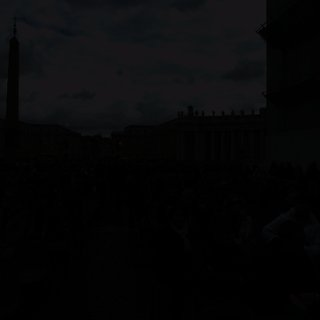
%> input picture Matlab_App/dark.jpg, 320 x 320 px
$ octave --eval "isNoisy('../Matlab_App/dark.jpg');"   (GNU Octave 9; MATLAB toolbox functions it lacks are replaced by stand-ins)
%> lines starting %> are read from the running program, lines starting %| are printed output that depends on the picture
### python_bot-master/noise_level_estimation/NoiseLevel.m
% NoiseLevel estimates noise level of input single noisy image.
%
% [nlevel th num] = NoiseLevel(img,patchsize,decim,conf,itr)
%
%Output parameters
% nlevel: estimated noise levels.
% th: threshold to extract weak texture patches at the last iteration.
% num: number of extracted weak texture patches at the last iteration.
%
% The dimension output parameters is same to channels of the input image.
%
%
%Input parameters
% img: input single image
% patchsize (optional): patch size (default: 7)
% decim (optional): decimation factor. If you put large number, the calculation will be accelerated. (default: 0)
% conf (optional): confidence interval to determin the threshold for the weak texture. In this algorithm, this value is usually set the value very close to one. (default: 0.99)
% itr (optional): number of iteration. (default: 3)
%
%Example:
% img = double(imread('img.png'));
% nlevel = NoiseLevel(img);
%
%Reference:
% Xinhao Liu, Masayuki Tanaka and Masatoshi Okutomi
% Noise Level Estimation Using Weak Textured Patches of a Single Noisy Image
% IEEE International Conference on Image Processing (ICIP), 2012.
%
% Xinhao Liu, Masayuki Tanaka and Masatoshi Okutomi
% Single-Image Noise Level Estimation for Blind Denoising Noisy Image
% IEEE Transactions on Image Processing, Vol.22, No.12, pp.5226-5237, December, 2013.
%
% version: 20150203


%%%%%%%%%%%%%%%%%%%%%%%%%%%%%%%%%%%%%%%%%%%%%%%%%%%%%%%%%%%%%%%%%
% Noise Level Estimation:                                       %
%                                                               %
% Copyright (C) 2012-2015 Masayuki Tanaka. All rights reserved. %
%                    mtanaka@ctrl.titech.ac.jp                  %
%                                                               %
%%%%%%%%%%%%%%%%%%%%%%%%%%%%%%%%%%%%%%%%%%%%%%%%%%%%%%%%%%%%%%%%%
function [nlevel th num] = NoiseLevel(img,patchsize,decim,conf,itr)

if( ~exist('itr', 'var') )
    itr = 3;
end

if( ~exist('conf', 'var') )
    conf = 1-1E-6;
end

if( ~exist('decim', 'var') )
    decim = 0;
end

if( ~exist('patchsize', 'var') )
    patchsize = 7;
end


kh = [-1/2,0,1/2];
imgh = imfilter(img,kh,'replicate');
imgh = imgh(:,2:size(imgh,2)-1,:);
imgh = imgh .* imgh;

kv = kh';
imgv = imfilter(img,kv,'replicate');
imgv = imgv(2:size(imgv,1)-1,:,:);
imgv = imgv .* imgv;

Dh = my_convmtx2(kh,patchsize,patchsize);
Dv = my_convmtx2(kv,patchsize,patchsize);
DD = Dh'*Dh+Dv'*Dv;
r = rank(DD);

Dtr = trace(DD);
tau0 = gaminv(conf,double(r)/2, 2.0 * Dtr / double(r));

% [4 lines of commented-out code are left out]

for cha=1:size(img,3)
	X = im2col(img(:,:,cha),[patchsize patchsize]);
	Xh = im2col(imgh(:,:,cha),[patchsize patchsize-2]);
	Xv = im2col(imgv(:,:,cha),[patchsize-2 patchsize]);

	Xtr = sum(vertcat(Xh,Xv));

	if( decim > 0 )
	    XtrX = vertcat(Xtr,X);
	    XtrX = sortrows(XtrX')';
	    p = floor(size(XtrX,2)/(decim+1));
	    p = [1:p] * (decim+1);
	    Xtr = XtrX(1,p);
	    X = XtrX(2:size(XtrX,1),p);
	end

	%%%%% noise level estimation %%%%%
    tau = Inf;
    if( size(X,2) < size(X,1) )
        sig2 = 0;
    else
        cov = X*X'/(size(X,2)-1);
        d = eig(cov);
        sig2 = d(1);
    end

	for i=2:itr
	%%%%% weak texture selectioin %%%%%
	    tau = sig2 * tau0;
	    p = (Xtr<tau);
	    Xtr = Xtr(:,p);
	    X = X(:,p);

	    %%%%% noise level estimation %%%%%
        if( size(X,2) < size(X,1) )
            break;
        end
	    cov = X*X'/(size(X,2)-1);
	    d = eig(cov);
	    sig2 = d(1);
	end

	nlevel(cha) = sqrt(sig2);
	th(cha) = tau;
	num(cha) = size(X,2);
end

%%%%%%%%%%%%%%%%%%%%%%%%%%%%%%%%%%%%%%%%%%%%%%%%%%%%%%%%%%%%
%%%%%%%%%%%%%%%%%%%%%%%%%%%%%%%%%%%%%%%%%%%%%%%%%%%%%%%%%%%%
function T = my_convmtx2(H, m, n)
s = size(H);
T = zeros((m-s(1)+1) * (n-s(2)+1), m*n);

k = 1;
for i=1:(m-s(1)+1)
 for j=1:(n-s(2)+1)

  for p=1:s(1)
   T(k,(i-1+p-1)*n+(j-1)+1:(i-1+p-1)*n+(j-1)+1+s(2)-1) = H(p,:);
  end

  k = k + 1;
 end
end

### python_bot-master/isNoisy.m
function isNoisy(image)
%> called with image = '../Matlab_App/dark.jpg'
    inputImage = imread(image);
%> inputImage is the input picture: size 320x320x3 uint8; mean R, G, B 6.9, 7.2, 7.9
    inputImage = im2double(inputImage);
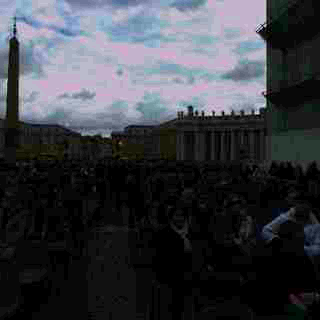
%> inputImage: size 320x320x3 double; mean R, G, B 0.0271, 0.0282, 0.0309; drawn with min black and max white

    added_path = [pwd,'/noise_level_estimation']; %change to: added_path = '/path' for your required path
    addpath(added_path);

    [nl th num] = NoiseLevel(inputImage);
%> in NoiseLevel, `imgh = imfilter(img,kh,'replicate');`:
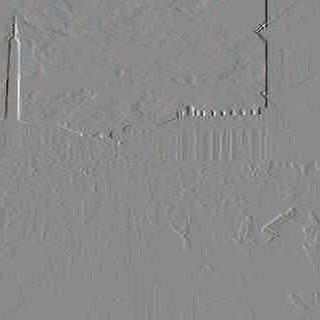
%> imgh: size 320x320x3 double; mean R, G, B -5.86e-05, -6.02e-05, -6.99e-05; drawn with min black and max white
%> in NoiseLevel, `imgh = imgh .* imgh;`:
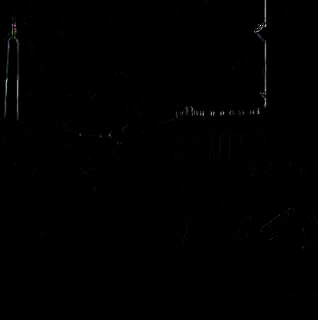
%> imgh: size 320x318x3 double; mean R, G, B 8.86e-06, 8.61e-06, 8.86e-06; drawn with min black and max white
%> in NoiseLevel, `imgv = imfilter(img,kv,'replicate');`:
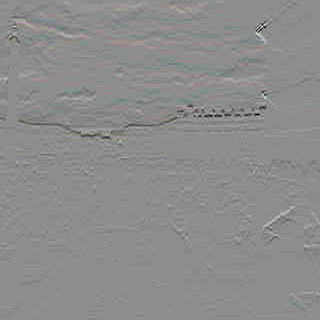
%> imgv: size 320x320x3 double; mean R, G, B -0.000168, -0.00018, -0.000215; drawn with min black and max white
%> the loop in NoiseLevel, `for cha=1:size(img,3)` made 3 passes
%> pass 1, in NoiseLevel, `cov = X*X'/(size(X,2)-1);`:
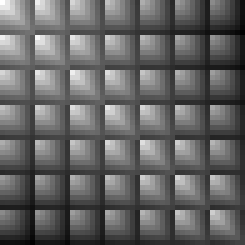
%> cov: size 49x49 double (shown 5 times larger); min 0.00174, max 0.00188, mean 0.0018; drawn with min black and max white
%> pass 3, in NoiseLevel, `cov = X*X'/(size(X,2)-1);`:
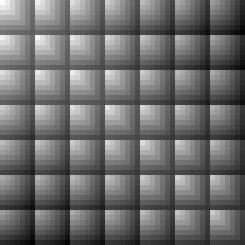
%> cov: size 49x49 double (shown 5 times larger); min 0.00229, max 0.00248, mean 0.00237; drawn with min black and max white
%> after the loop in NoiseLevel, `for cha=1:size(img,3)`: num = [14298 14468 15948]; th = [5.94e-07 8.22e-07 6.26e-07]
%> th = [5.94e-07 8.22e-07 6.26e-07]; num = [14298 14468 15948]

    if (nl > 0.05)
        message = " and noisy."
        bool = 1;
    else
        message = " and not noisy."
        bool = 0;
    end

    fileID = fopen('messages.txt','a');
    fprintf(fileID,message);
    fclose(fileID);

    fileID2 = fopen('booleanAccepted.txt', 'a');
    fprintf(fileID2, '%5d', bool);
    fclose(fileID2);

    rmpath(added_path);
end
